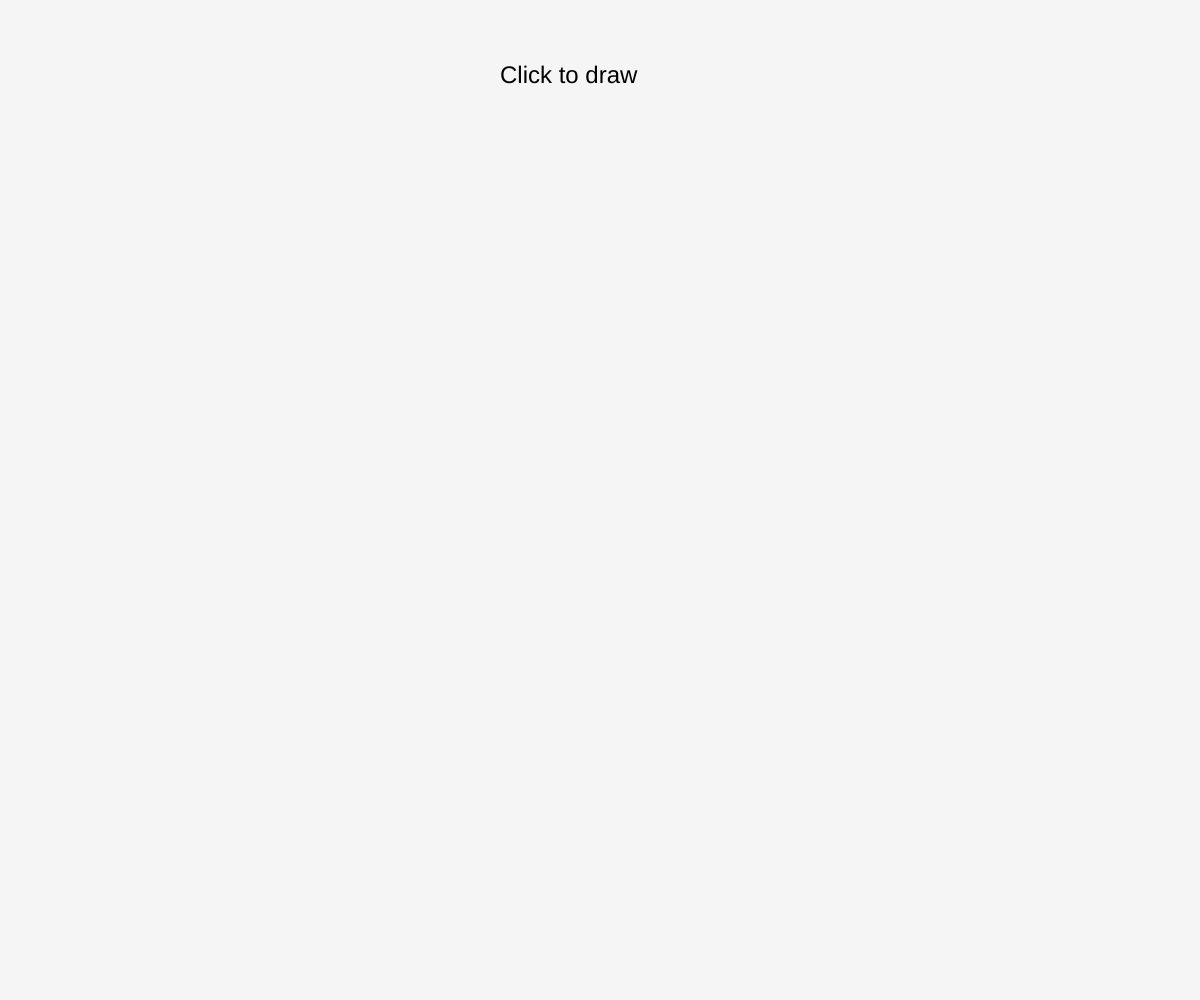
Frame 1 (no input)
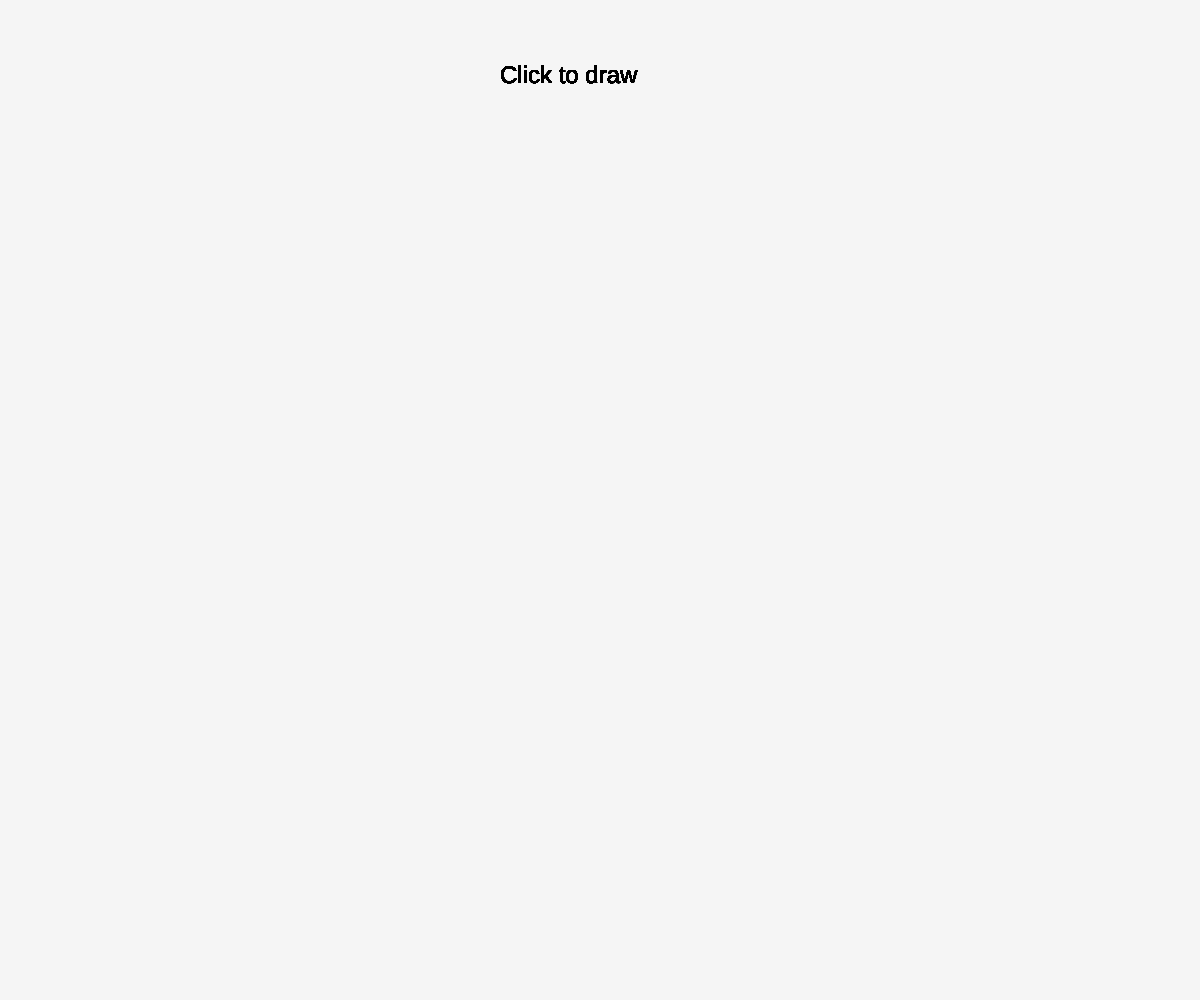
Frame 60 (no input)
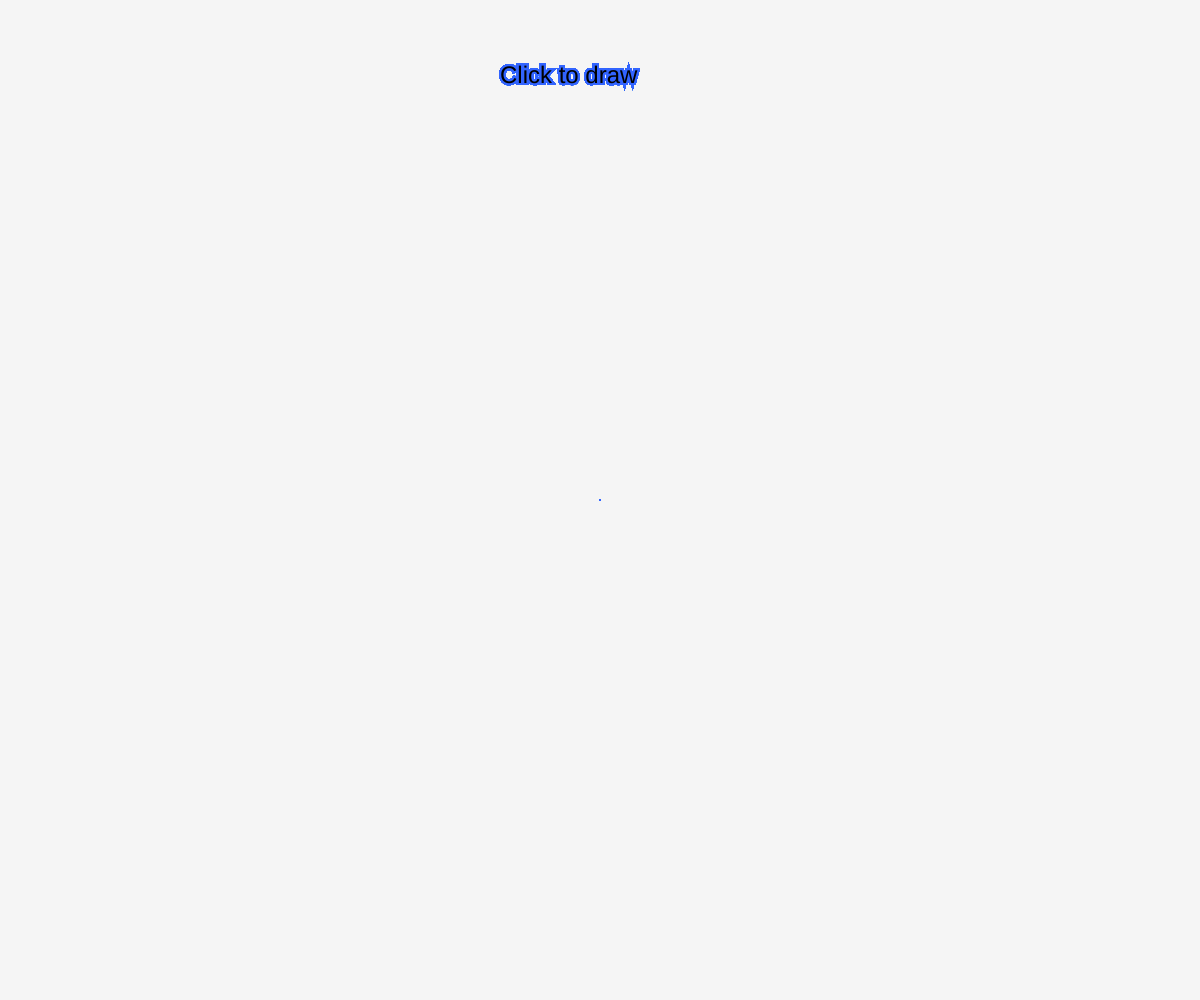
Frame 120 (the mouse pressed at the canvas centre since frame 60)

The p5.js sketch that drew these frames (run headless with seeded random() and noise() and a simulated clock; from frame 60 on, the mouse is pressed at the canvas centre):

// p5.js sketch
// ── sketch.js
//Aleksandr Markov

let prevX, prevY;
let slowColor, fastColor;

function setup() {
  createCanvas(windowWidth, windowHeight);
  background(245);

  slowColor = color(50, 100, 255);
  fastColor = color(255, 80, 80);
}

function windowResized() {
  resizeCanvas(windowWidth, windowHeight);
}

function mousePressed() {
  prevX = mouseX;
  prevY = mouseY;
}

function draw() {
  textSize(24)
  strokeWeight(4)
  text("Click to draw", windowWidth/2.4, windowHeight/12)
  if (mouseIsPressed) {
    let speed = dist(mouseX, mouseY, prevX, prevY);
    let t = map(speed, 0, 50, 0, 1, true);
    let brushColor = lerpColor(slowColor, fastColor, t);

    stroke(brushColor);
    strokeWeight(map(speed, 0, 50, 2, 12, true));
    line(prevX, prevY, mouseX, mouseY);

    prevX = mouseX;
    prevY = mouseY;
  }
}
